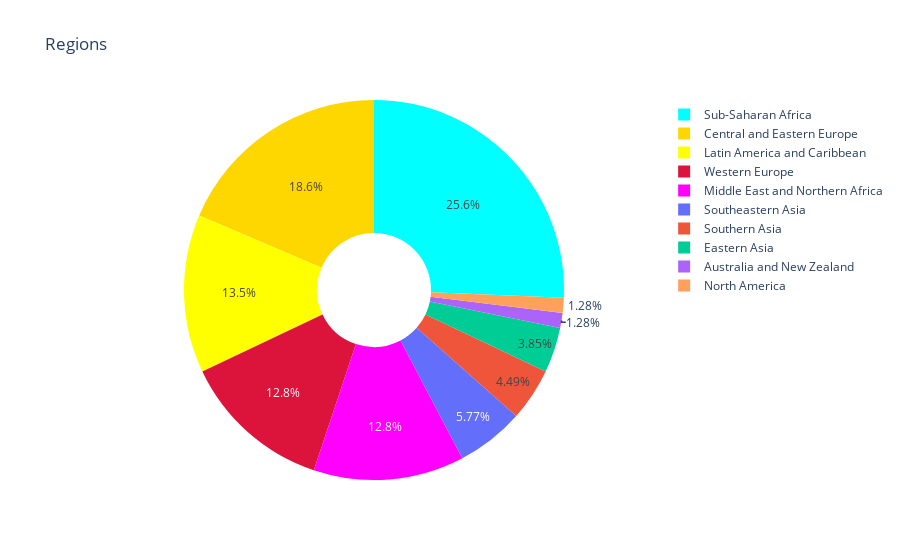

Notebook code cell kept with this figure:
### Code cell
d2019 = df['Region'].value_counts()

label_d2019 = d2019.index
size_d2019 = d2019.values


colors = ['aqua', 'gold', 'yellow', 'crimson', 'magenta']

trace = go.Pie(
         labels = label_d2019, values = size_d2019, marker = dict(colors = colors), name = '2019', hole = 0.3)

data = [trace]

layout1 = go.Layout(
           title = 'Regions')

fig = go.Figure(data = data, layout = layout1)
py.iplot(fig)

### Figure 1 — Plotly figure (JSON) as saved in the notebook; plotly's stock layout.template omitted (floating-point values rounded to 4 significant figures)
{"data": [{"hole": 0.3, "labels": ["Sub-Saharan Africa", "Central and Eastern Europe", "Latin America and Caribbean", "Western Europe", "Middle East and Northern Africa", "Southeastern Asia", "Southern Asia", "Eastern Asia", "Australia and New Zealand", "North America"], "marker": {"colors": ["aqua", "gold", "yellow", "crimson", "magenta"]}, "name": "2019", "type": "pie", "values": [40, 29, 21, 20, 20, 9, 7, 6, 2, 2]}], "layout": {"title": {"text": "Regions"}}}
